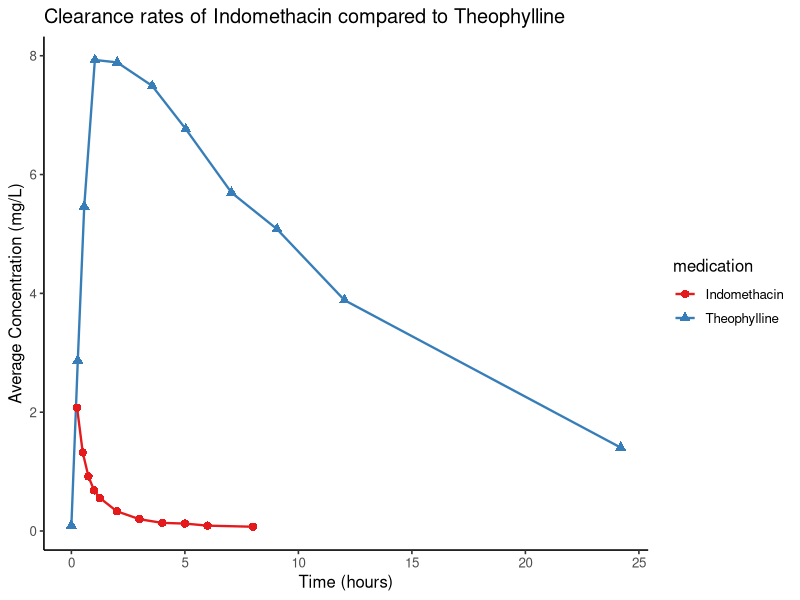
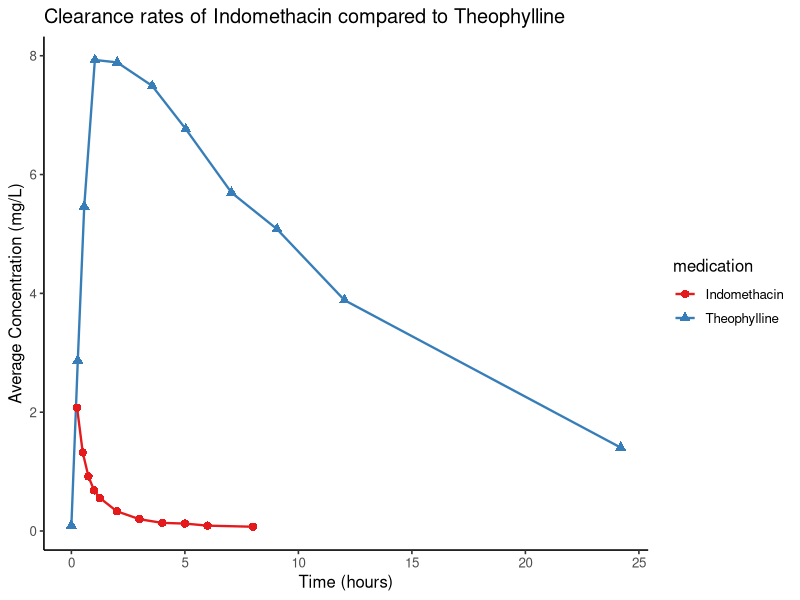

The R source for these figures, in order:
library(tidyverse)
library(here)

# Summarized the Indometh data frame in order to merge it with the Theoph data
average_indometh_concentration <- Indometh |>
  drop_na(conc) |> 
  group_by(time) |>
  summarize(average_concentration = mean(conc)) |>
  mutate(medication = "Indomethacin")

# Reused old code for combined drug data frame
average_theoph <- Theoph |> 
  drop_na(conc) |>
  group_by(Subject) |>
  mutate(sample_index = row_number()) |> 
  group_by(sample_index) |>
  summarize(
    time = mean(Time), 
    average_concentration = mean(conc),
    medication = "Theophylline"
  ) |>
  select(time, average_concentration, medication)


# Merged data so one plot could house both medications 
# NOTE: Use bind_rows NOT left_join when merging files with the goal of saving
# observations with overlapping values
merged_data <- bind_rows( 
  average_theoph, 
  average_indometh_concentration
)

# Plotted data to compare the clearance rates of the two drugs
ggplot(
  merged_data, 
  aes(
    x = time, 
    y = average_concentration, 
    color = medication, 
    shape = medication
  )
) +
  geom_line(linewidth = 0.8) +
  geom_point(size = 2.5) +
  labs(
    title = "Clearance rates of Indomethacin compared to Theophylline",
    x     = "Time (hours)",
    y     = "Average Concentration (mg/L)",
    color = "medication",
    shape = "medication"
  ) +
  scale_color_brewer(palette = "Set1") + 
  theme_classic(base_size = 12)

#Saving Plot(NOTE: Do not attach ggsave to another function)   
ggsave(filename = "dual_drug.png", path = here("04_plots")) 
